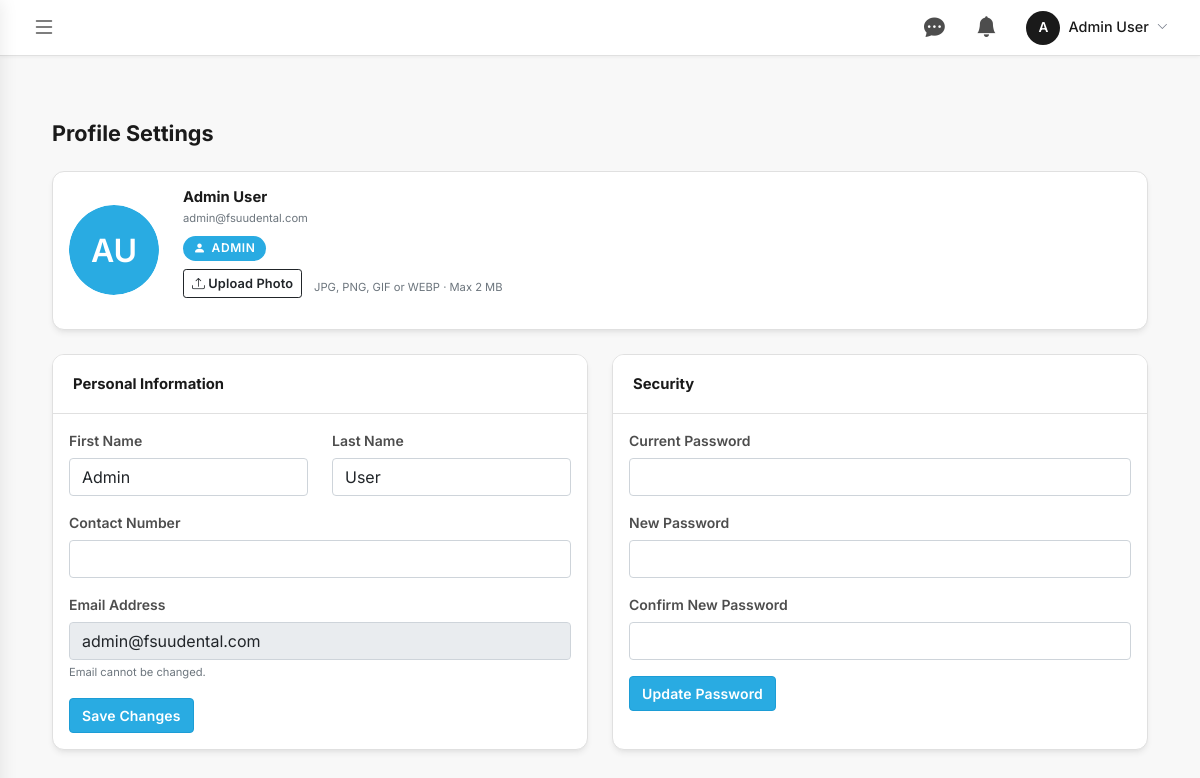
Page /patient/profile.php (signed in) on the committed database.
### tables this page shows
CREATE TABLE IF NOT EXISTS `users` (
  `user_id` INT(11) NOT NULL AUTO_INCREMENT,
  `fsuu_id` VARCHAR(50) DEFAULT NULL,
  `first_name` VARCHAR(100) NOT NULL,
  `last_name` VARCHAR(100) NOT NULL,
  `email` VARCHAR(191) NOT NULL,
  `password` VARCHAR(255) DEFAULT NULL,
  `contact_number` VARCHAR(20) DEFAULT NULL,
  `program` VARCHAR(20) DEFAULT NULL,
  `role` ENUM('student','staff','dentist','admin') NOT NULL DEFAULT 'student',
  `is_active` TINYINT(1) NOT NULL DEFAULT 1,
  `profile_picture` VARCHAR(255) DEFAULT NULL,
  `created_at` DATETIME NOT NULL DEFAULT CURRENT_TIMESTAMP,
  PRIMARY KEY (`user_id`),
  UNIQUE KEY `email` (`email`)
);

### includes/session.php (called while the page is built, shortened)
<?php
class SessionManager {
    public static function getUser() {
        return [
            'user_id'         => $_SESSION['user_id'] ?? null,
            'fsuu_id'         => $_SESSION['fsuu_id'] ?? null,
            'email'           => $_SESSION['email'] ?? null,
            'first_name'      => $_SESSION['first_name'] ?? null,
            'last_name'       => $_SESSION['last_name'] ?? null,
            'contact_number'  => $_SESSION['contact_number'] ?? null,
            'role'            => $_SESSION['role'] ?? null,
            'profile_picture' => $_SESSION['profile_picture'] ?? null,
        ];
    }
}
?>

### patient/profile.php (the view, shortened to what this page needs)
<?php
require_once '../includes/session.php';
$user = SessionManager::getUser();
$db = getDB();
$db->query("ALTER TABLE users ADD COLUMN IF NOT EXISTS profile_picture VARCHAR(255) DEFAULT NULL");
$profilePic = null;
$hasPassword = false;
$freshStmt = $db->prepare("SELECT first_name, last_name, contact_number, email, role, profile_picture, password FROM users WHERE user_id = ?");
if ($freshStmt) {
    $freshStmt->bind_param("i", $user['user_id']);
    $freshStmt->execute();
    $freshRow = $freshStmt->get_result()->fetch_assoc();
    $user['first_name']      = $freshRow['first_name']      ?? $user['first_name'];
    $user['last_name']       = $freshRow['last_name']       ?? $user['last_name'];
    $user['contact_number']  = $freshRow['contact_number']  ?? $user['contact_number'];
    $user['email']           = $freshRow['email']           ?? $user['email'];
    $user['role']            = $freshRow['role']            ?? $user['role'];
    $profilePic  = $freshRow['profile_picture'] ?? null;
    $hasPassword = !empty($freshRow['password']);
}
?>
<!DOCTYPE html>
<html lang="en">
<head>
    <link href="https://cdn.jsdelivr.net/npm/bootstrap@5.1.3/dist/css/bootstrap.min.css" rel="stylesheet">
    <link rel="stylesheet" href="https://cdn.jsdelivr.net/npm/bootstrap-icons@1.8.1/font/bootstrap-icons.css">
    <link href="../assets/css/style.css" rel="stylesheet">
    <link href="../assets/css/patient-dashboard.css" rel="stylesheet">
    <link href="../assets/css/patient-profile.css" rel="stylesheet">
</head>
<body>
    <div class="dashboard-wrapper">
        <div class="main-content">
            <?php include '../includes/patient-topbar.php'; ?>
            <div class="container-fluid my-4">
                <h2 class="mb-4">Profile Settings</h2>
                <div class="card mb-4">
                    <div class="card-body">
                        <div class="d-flex align-items-center gap-4 flex-wrap">
                            <?php
                            $initials = strtoupper(substr($user['first_name'] ?? 'U', 0, 1) . substr($user['last_name'] ?? 'U', 0, 1));
                            $picSrc   = !empty($profilePic) ? '../' . htmlspecialchars($profilePic) : null;
                            ?>
                            <div class="profile-pic-wrapper" title="Click to change photo">
                                <label for="picUploadInput" class="profile-pic-label">
                                    <?php if ($picSrc): ?>
                                        <img id="profilePicImg" src="<?php echo $picSrc; ?>?v=<?php echo time(); ?>" alt="Profile Picture" class="profile-pic-img">
                                    <?php else: ?>
                                        <div id="profilePicInitials" class="profile-avatar-initials">
                                            <?php echo $initials; ?>
                                        </div>
                                    <?php endif; ?>
                                </label>
                            </div>
                            <div>
                                <h5 class="mb-0"><?php echo htmlspecialchars(($user['first_name'] ?? '') . ' ' . ($user['last_name'] ?? '')); ?></h5>
                                <small class="text-muted"><?php echo htmlspecialchars($user['email'] ?? ''); ?></small>
                                <div class="my-2">
                                    <span style="display:inline-flex;align-items:center;gap:0.35rem;background:#29ABE2;color:#fff;font-size:0.75rem;font-weight:600;padding:0.2rem 0.65rem;border-radius:20px;text-transform:uppercase;letter-spacing:0.05em;">
                                        <i class="bi bi-person-fill"></i>
                                        <?php echo htmlspecialchars(ucfirst($user['role'] ?? 'Student')); ?>
                                    </span>
                                </div>
                                <div class="mt-1">
                                    <label for="picUploadInput" class="btn btn-sm btn-outline-dark">
                                        <i class="bi bi-upload"></i> Upload Photo
                                    </label>
                                    <small class="text-muted ms-2">JPG, PNG, GIF or WEBP · Max 2 MB</small>
                                </div>
                            </div>
                        </div>
                    </div>
                </div>
                <div class="row">
                    <div class="col-md-6 mb-4">
                        <div class="card h-100">
                            <div class="card-header bg-white">
                                <h5 class="mb-0 fw-bold">Personal Information</h5>
                            </div>
                            <div class="card-body">
                                <form id="personalInfoForm">
                                    <div class="row">
                                        <div class="col-md-6 mb-3">
                                            <label class="form-label">First Name</label>
                                            <input type="text" name="first_name" class="form-control" value="<?php echo htmlspecialchars($user['first_name'] ?? ''); ?>" required>
                                        </div>
                                        <div class="col-md-6 mb-3">
                                            <label class="form-label">Last Name</label>
                                            <input type="text" name="last_name" class="form-control" value="<?php echo htmlspecialchars($user['last_name'] ?? ''); ?>" required>
                                        </div>
                                    </div>
                                    <div class="mb-3">
                                        <label class="form-label">Contact Number</label>
                                        <input type="text" name="contact_number" class="form-control" value="<?php echo htmlspecialchars($user['contact_number'] ?? ''); ?>" required>
                                    </div>
                                    <div class="mb-3">
                                        <label class="form-label">Email Address</label>
                                        <input type="email" class="form-control" value="<?php echo htmlspecialchars($user['email'] ?? ''); ?>" readonly disabled>
                                        <small class="text-muted">Email cannot be changed.</small>
                                    </div>
                                    <button type="submit" class="btn" style="background:#29ABE2;color:#fff;border-color:#1C9DD6;">Save Changes</button>
                                </form>
                            </div>
                        </div>
                    </div>
                    <div class="col-md-6 mb-4">
                        <div class="card h-100">
                            <div class="card-header bg-white">
                                <h5 class="mb-0 fw-bold">Security</h5>
                            </div>
                            <div class="card-body">
                                <form id="securityForm">
                                    <?php if ($hasPassword): ?>
                                    <div class="mb-3">
                                        <label class="form-label">Current Password</label>
                                        <input type="password" name="current_password" class="form-control" required>
                                    </div>
                                    <?php else: ?>
                                    <input type="hidden" name="current_password" value="">
                                    <?php endif; ?>
                                    <div class="mb-3">
                                        <label class="form-label"><?php echo $hasPassword ? 'New Password' : 'Set Password'; ?></label>
                                        <input type="password" name="new_password" class="form-control" minlength="8" required>
                                    </div>
                                    <div class="mb-3">
                                        <label class="form-label">Confirm <?php echo $hasPassword ? 'New ' : ''; ?>Password</label>
                                        <input type="password" name="confirm_password" class="form-control" minlength="8" required>
                                    </div>
                                    <button type="submit" class="btn" style="background:#29ABE2;color:#fff;border-color:#1C9DD6;"><?php echo $hasPassword ? 'Update Password' : 'Set Password'; ?></button>
                                </form>
                            </div>
                        </div>
                    </div>
                </div>
            </div>
        </div>
    </div>
</body>
</html>

### includes/patient-topbar.php (shortened to what this page needs)
<div class="patient-topbar">
    <button class="sidebar-toggle-btn" id="sidebarToggleBtn" aria-label="Toggle navigation">
        <i class="bi bi-list"></i>
    </button>
    <div class="patient-topbar-inner">
        <div class="pt-notif-wrapper" id="ptMsgWrapper">
            <button class="pt-notif-btn" id="ptMsgBtn" title="Messages" aria-label="Messages">
                <i class="bi bi-chat-dots-fill"></i>
            </button>
        </div>
        <div class="pt-notif-wrapper" id="ptNotifWrapper">
            <button class="pt-notif-btn" id="ptNotifBtn" title="Notifications" aria-label="Notifications">
                <i class="bi bi-bell-fill"></i>
            </button>
        </div>
        <?php
            $ptUser     = SessionManager::getUser();
            $ptFullName = htmlspecialchars(($ptUser['first_name'] ?? '') . ' ' . ($ptUser['last_name'] ?? ''));
            $ptAvatar   = !empty($ptUser['profile_picture'])
                ? '../' . htmlspecialchars($ptUser['profile_picture'])
                : null;
        ?>
        <div class="topbar-user-wrapper" id="ptTopbarUserWrapper">
            <button class="topbar-user-btn" id="ptTopbarUserBtn" aria-label="User menu">
                <?php if ($ptAvatar): ?>
                    <img src="<?= $ptAvatar ?>?v=<?= time() ?>" alt="Avatar" class="topbar-user-avatar">
                <?php else: ?>
                    <span class="topbar-user-initials">
                        <?= strtoupper(substr($ptUser['first_name'] ?? 'P', 0, 1)) ?>
                    </span>
                <?php endif; ?>
                <span class="topbar-user-name"><?= $ptFullName ?></span>
                <i class="bi bi-chevron-down topbar-user-chevron"></i>
            </button>
        </div>
    </div>
</div>

### assets/css/style.css (style rules this page uses)
:root { --primary-color: #29ABE2; --primary-color-hover: #1C9DD6; --secondary-bg: #F8F8F8; --primary-text: #1A1A1A; --accent-color: #E0F4FB; --bg-white: #FFFFFF; --text-light: #4D4D4D; --text-muted: #4D4D4D; --border-color: #E0E0E0; --sidebar-dark: #1A1A1A; --sidebar-text: #4D4D4D; --sidebar-active: #29ABE2; --teal: #29ABE2; --teal-hover: #1C9DD6; --teal-light: #E0F4FB; --card-shadow: 0 4px 6px -1px rgb(0 0 0 / 0.07), 0 2px 4px -2px rgb(0 0 0 / 0.05); --card-shadow-hover: 0 10px 15px -3px rgb(0 0 0 / 0.08), 0 4px 6px -4px rgb(0 0 0 / 0.05); --fs-xs: 0.7rem; --fs-sm: 0.8rem; --fs-base: 0.875rem; --fs-md: 0.95rem; --fs-lg: 1.1rem; --fs-xl: 1.35rem; --fs-2xl: 1.6rem; --fw-normal: 400; --fw-medium: 500; --fw-semi: 600; --fw-bold: 700; }
*, *::before, *::after { box-sizing: border-box; }
body { font-family: 'Inter', system-ui, -apple-system, sans-serif; font-size: var(--fs-base); background-color: #F8F8F8; color: var(--primary-text); line-height: 1.55; -webkit-font-smoothing: antialiased; }
h1, h2, h3, h4, h5, h6 { font-family: 'Inter', system-ui, sans-serif; line-height: 1.25; color: var(--primary-text); margin-top: 0; }
h2 { font-size: var(--fs-xl); font-weight: var(--fw-bold); }
h5 { font-size: 0.925rem; font-weight: var(--fw-bold); }
.form-label, label { font-size: var(--fs-base); font-weight: var(--fw-semi); color: #4D4D4D; margin-bottom: 0.4rem; }
.btn { font-size: var(--fs-base); font-weight: var(--fw-semi); letter-spacing: 0.01em; }
.btn-sm { font-size: var(--fs-sm); }
small, .small { font-size: var(--fs-xs); }
.card { border: 1px solid var(--border-color); border-radius: 12px; box-shadow: var(--card-shadow); transition: all 0.3s cubic-bezier(0.4, 0, 0.2, 1); background-color: var(--bg-white); overflow: hidden; }
.card-header { background-color: var(--bg-white); border-bottom: 1px solid var(--border-color); padding: 1.25rem; font-weight: 600; }

### assets/css/patient-dashboard.css (style rules this page uses)
body { background-color: var(--bg-white); margin: 0; overflow-x: hidden; color: var(--primary-text); }
.dashboard-wrapper { display: flex; min-height: 100vh; }
.main-content { flex-grow: 1; margin-left: 0; padding: 2.5rem; width: 100%; background-color: #F8F8F8; }
.patient-topbar { position: fixed; top: 0; right: 0; left: 0; height: 56px; background: #fff; border-bottom: 1px solid #E0E0E0; z-index: 900; display: flex; align-items: center; justify-content: flex-start; padding: 0 1.5rem; box-shadow: 0 1px 4px rgba(0,0,0,0.06); }
.main-content { padding-top: calc(2.5rem + 56px) !important; }
.patient-topbar-inner { display: flex; align-items: center; gap: 0.75rem; margin-left: auto; }
.pt-notif-btn { position: relative; background: none; border: none; cursor: pointer; font-size: 1.3rem; color: #4D4D4D; width: 40px; height: 40px; border-radius: 50%; display: flex; align-items: center; justify-content: center; transition: background 0.15s, color 0.15s; }
.pt-notif-wrapper { position: relative; }
.sidebar-toggle-btn { display: flex !important; background: none; border: none; color: #4D4D4D; font-size: 1.5rem; width: 40px; height: 40px; align-items: center; justify-content: center; border-radius: 8px; cursor: pointer; flex-shrink: 0; transition: background 0.15s, color 0.15s; padding: 0; }
.topbar-user-wrapper { position: relative; }
.topbar-user-btn { display: flex; align-items: center; gap: 0.5rem; background: none; border: none; cursor: pointer; padding: 0.3rem 0.5rem; border-radius: 8px; transition: background 0.15s; color: #1A1A1A; }
.topbar-user-initials { width: 34px; height: 34px; border-radius: 50%; background: #1A1A1A; color: #fff; display: flex; align-items: center; justify-content: center; font-size: 0.85rem; font-weight: 600; flex-shrink: 0; }
.topbar-user-name { font-size: 0.9rem; font-weight: 500; color: #1A1A1A; white-space: nowrap; }
.topbar-user-chevron { font-size: 0.7rem; color: #6b7280; transition: transform 0.2s; }

### assets/css/patient-profile.css (style rules this page uses)
.profile-pic-wrapper { position: relative; width: 90px; height: 90px; flex-shrink: 0; cursor: pointer; }
.profile-pic-label { display: block; width: 90px; height: 90px; border-radius: 50%; overflow: hidden; cursor: pointer; position: relative; }
.profile-avatar-initials { width: 90px; height: 90px; border-radius: 50%; background: #29ABE2; color: #fff; font-size: 2rem; display: flex; align-items: center; justify-content: center; }

### rows in the picture
users: first_name "A", ptFullName "Admin User", initials "AU", first_name+last_name "Admin User", email "admin@fsuudental.com", role "ADMIN", first_name "Admin", last_name "User"
